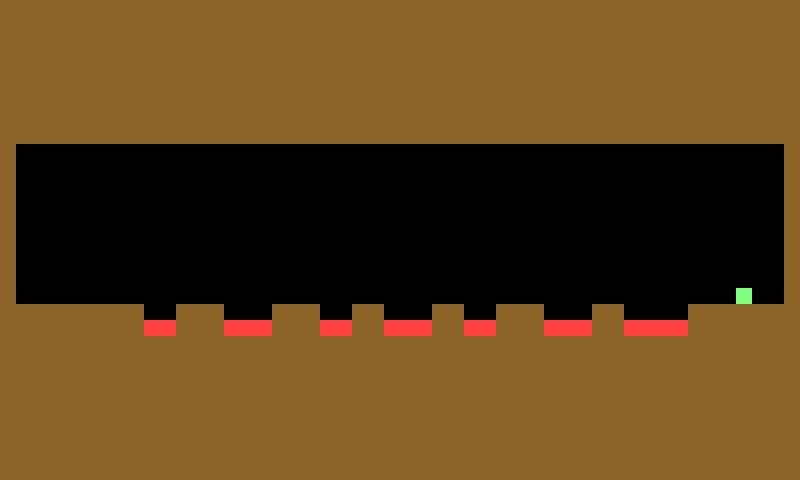

A level layout from a 2D game, rendered from its tile map. Below: a short description, then the map file with tile-grid data replaced by summaries:
An orthogonal 50x30 tile map with 16x16 px tiles, 1 tile layer (Tile Layer 1) and 22 objects (2x Exit, Entrance).

<map version="1.0" orientation="orthogonal" width="50" height="30" tilewidth="16" tileheight="16">
 <tileset firstgid="1" name="tiles" tilewidth="16" tileheight="16">
  <image source="tiles.png" width="320" height="240" />
 </tileset>
 <layer name="Tile Layer 1" width="50" height="30">
  <data>[1500 cells, 1002 non-empty, 3 distinct tile ids]</data>
 </layer>
 <objectgroup name="Object Layer 1" width="50" height="30">
  <object type="Entrance" x="32" y="160" width="16" height="16" />
  <object type="Exit" x="48" y="-160" width="16" height="16">
   <properties>
    <property name="destination" value="0011.tmx" />
   </properties>
  </object>
  <object type="Exit" x="736" y="288" width="16" height="16">
   <properties>
    <property name="destination" value="0011.tmx" />
   </properties>
  </object>
 </objectgroup>
 <objectgroup name="Block" width="50" height="30">
  <properties>
   <property name="type" value="Block" />
  </properties>
  <object x="0" y="0" width="800" height="144" />
  <object x="0" y="336" width="800" height="144" />
  <object x="0" y="144" width="16" height="160" />
  <object x="784" y="144" width="16" height="160" />
  <object x="144" y="320" width="32" height="16">
   <properties>
    <property name="lethal" value="1" />
   </properties>
  </object>
  <object x="320" y="320" width="32" height="16">
   <properties>
    <property name="lethal" value="1" />
   </properties>
  </object>
  <object x="464" y="320" width="32" height="16">
   <properties>
    <property name="lethal" value="1" />
   </properties>
  </object>
  <object x="224" y="320" width="48" height="16">
   <properties>
    <property name="lethal" value="1" />
   </properties>
  </object>
  <object x="384" y="320" width="48" height="16">
   <properties>
    <property name="lethal" value="1" />
   </properties>
  </object>
  <object x="544" y="320" width="48" height="16">
   <properties>
    <property name="lethal" value="1" />
   </properties>
  </object>
  <object x="624" y="320" width="64" height="16">
   <properties>
    <property name="lethal" value="1" />
   </properties>
  </object>
  <object x="0" y="304" width="144" height="32" />
  <object x="176" y="304" width="48" height="32" />
  <object x="272" y="304" width="48" height="32" />
  <object x="352" y="304" width="32" height="32" />
  <object x="432" y="304" width="32" height="32" />
  <object x="496" y="304" width="48" height="32" />
  <object x="592" y="304" width="32" height="32" />
  <object x="688" y="304" width="112" height="32" />
 </objectgroup>
</map>
